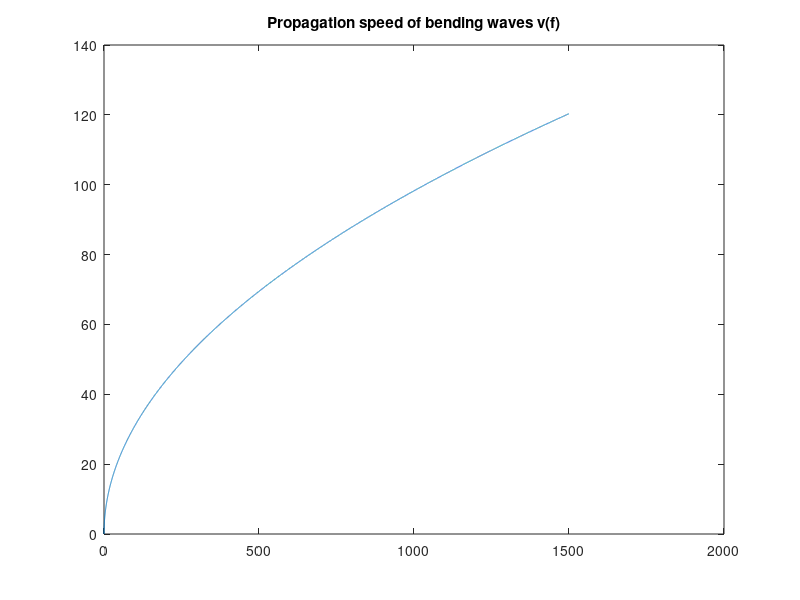

This chart was generated by the following MATLAB code:
clc, clear all, close all
%%%%%%%%%%%%%%%%%%%%%%%%%%%%%%%%%%%%%%%%%%%%%%%%%%%%%%%%%%%%%%%
% square thin plate
a = 0.15;       % side
h = 0.001;     % thickness
% material properties
E = 69*10^9;    % Young's modulus
ro = 2700;      % volumetric density
ni = 0.334;     % Poisson's ratio

%%  Propagation speed of quasi-long. and long. waves
c_l = sqrt(E/ ( ro*(1-ni^2) ) );        %quasi-long.

c_long = sqrt( (E*(1-ni)) / ( ro*(1-2*ni)*(1+ni) ) );   %long.

%%  Propagation speed of bending waves w.r.t. freq.
f = 0:0.1:1500;

v = sqrt(1.8.*f.*h*c_l);

figure(1)
plot(f, v);
title('Propagation speed of bending waves v(f)');

%% Modal frequencies of the first six bending modes
% CLAMPED EDGES
f_ratios = [1, 2.04, 2.04, 3.01, 3.66, 3.67];
f_0 = 1.654*c_l*h/a^2;
f_modal = f_0.*f_ratios;

%%
